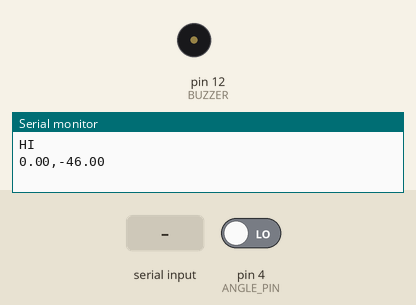
Recording of a sketch running on a simulated Arduino Uno, built with avr-gcc and run on an emulated ATmega328P. Shown: buzzer (waves = sounding, pin HIGH), the last lines printed to the serial monitor. Inputs (shaded band) come from the test bench; at power-on: pin 4 (ANGLE_PIN) LOW.

Above: at 1.2 s.
1.3 s: "a" received over Serial
At 3.7 s:
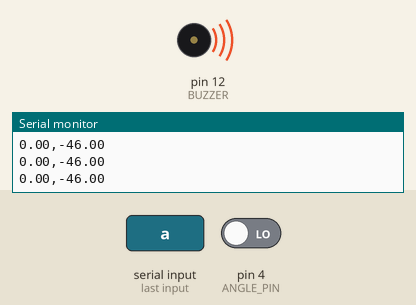
5.3 s: "c" received over Serial
6.8 s: "b" received over Serial
At 9.2 s:
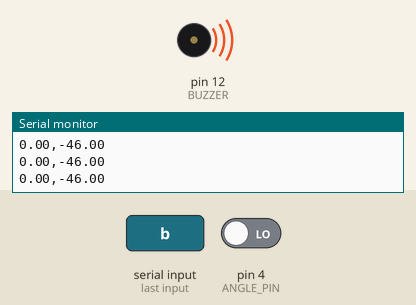
Timing chart, 0 to 16.8 s (numbered marks = the images above; inputs shaded):
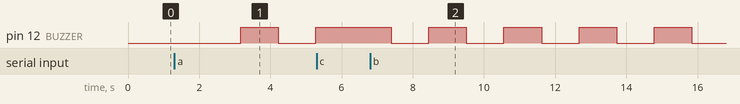

Measured:
- after the input at 1.3 s, pin 12 (BUZZER): LOW → HIGH after 1.9 s, → LOW 1.1 s later, → HIGH 1.1 s later
- after the input at 5.3 s, pin 12 (BUZZER): stays HIGH (without the input it goes to LOW after 1.0 s)
- after the input at 6.8 s, pin 12 (BUZZER): alternates HIGH for 1.1 s and LOW for 1.1 s, starting after 0.59 s

The sketch:

Sensor_Beep.ino
```cpp
#include <SoftwareSerial.h>
#include "MedianFilterLib.h"

#define ANGLE_PIN 4
#define BUZZER 12

MedianFilter<float> medianFilter(5);
MedianFilter<float> medianFilter_angle(3);


SoftwareSerial UltraSonic(11,10); // RX, TX
unsigned char data[4]={};
float distance;
float Filtered_distance;
float Filtered_angle;
float angle;

uint32_t start_tick=0;
uint8_t flag=0;
uint8_t Sound_toggle=1;
uint8_t toggle_flag=0;


void setup() {
  Serial.begin(115200);
  UltraSonic.begin(9600);

  Serial.println("HI");
  pinMode(ANGLE_PIN,INPUT);
  pinMode(BUZZER, OUTPUT);
}

void loop() {

  unsigned long value = pulseIn(ANGLE_PIN,HIGH);
  //long angle=map_long(value,263,8255,0,360);
  angle=map_long(value,360,2586,-35,35);

  get_Distance();
  Median_Filter();
  Send_Data();

   delay(30);

  if(Serial.available()){
    char data = Serial.read();
    if(data == 'a'){
      flag=1;
    }
    else if(data == 'b'){
      flag=2;
    }
    else if(data == 'c'){
      flag=3;
    }
    else if(data == 'd'){
      flag=4;
    }
  }


  delay(25);

  if(flag==1){
    Sound(500, 500);
  }
  else if(flag==2){
    Sound(100, 100);
  }
  else if(flag==3){
    digitalWrite(BUZZER,HIGH);
  }
  else{
    digitalWrite(BUZZER, 0);
  }


}
void Send_Data(){
  Serial.print(Filtered_distance);
  Serial.print(',');
  Serial.println(Filtered_angle);
}
long map_long(long x, long in_min, long in_max, long out_min, long out_max) {
  long x_out=(x - in_min) * (out_max - out_min) / (in_max - in_min) + out_min;
  return x_out;
}

void get_Distance(){
  do{
     for(int i=0;i<4;i++)
     {
       data[i]=UltraSonic.read();
     }
  }while(UltraSonic.read()==0xff);

  UltraSonic.flush();

  if(data[0]==0xff)
    {
      int sum;
      sum=(data[0]+data[1]+data[2])&0x00FF;
      if(sum==data[3])
      {
        distance=(data[1]<<8)+data[2];
      }

     }
}


void Median_Filter(){
  Filtered_distance=medianFilter.AddValue(distance);
  Filtered_angle=medianFilter_angle.AddValue(angle);
}

void Sound(uint32_t delay_time_on, uint32_t delay_time_off){
  if(toggle_flag==0){

    if(millis()-start_tick>delay_time_on){
       start_tick=millis();
       Sound_toggle=!Sound_toggle;
       toggle_flag=!toggle_flag;
       digitalWrite(BUZZER,Sound_toggle);
    }

  }
  else{

    if(millis()-start_tick>delay_time_off){
       start_tick=millis();
       Sound_toggle=!Sound_toggle;
       toggle_flag=!toggle_flag;
       digitalWrite(BUZZER,Sound_toggle);
    }
  }


}
```
